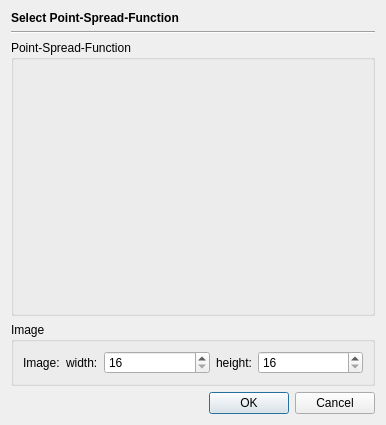
<?xml version="1.0" encoding="UTF-8"?>
<ui version="4.0">
 <class>PSFDialog</class>
 <widget class="QDialog" name="PSFDialog">
  <property name="geometry">
   <rect>
    <x>0</x>
    <y>0</y>
    <width>386</width>
    <height>425</height>
   </rect>
  </property>
  <property name="windowTitle">
   <string>Dialog</string>
  </property>
  <layout class="QGridLayout" name="gridLayout">
   <item row="0" column="0">
    <widget class="QLabel" name="label">
     <property name="font">
      <font>
       <bold>true</bold>
      </font>
     </property>
     <property name="text">
      <string>Select Point-Spread-Function</string>
     </property>
    </widget>
   </item>
   <item row="1" column="0">
    <widget class="Line" name="line">
     <property name="orientation">
      <enum>Qt::Horizontal</enum>
     </property>
    </widget>
   </item>
   <item row="5" column="0">
    <widget class="QDialogButtonBox" name="buttonBox">
     <property name="orientation">
      <enum>Qt::Horizontal</enum>
     </property>
     <property name="standardButtons">
      <set>QDialogButtonBox::Cancel|QDialogButtonBox::Ok</set>
     </property>
    </widget>
   </item>
   <item row="2" column="0">
    <widget class="QGroupBox" name="groupBox">
     <property name="sizePolicy">
      <sizepolicy hsizetype="Preferred" vsizetype="Preferred">
       <horstretch>0</horstretch>
       <verstretch>1</verstretch>
      </sizepolicy>
     </property>
     <property name="title">
      <string>Point-Spread-Function</string>
     </property>
     <layout class="QVBoxLayout" name="verticalLayout">
      <property name="leftMargin">
       <number>0</number>
      </property>
      <property name="topMargin">
       <number>0</number>
      </property>
      <property name="rightMargin">
       <number>0</number>
      </property>
      <property name="bottomMargin">
       <number>0</number>
      </property>
      <item>
       <widget class="PSFWidget" name="psfWidget" native="true"/>
      </item>
     </layout>
    </widget>
   </item>
   <item row="3" column="0">
    <widget class="QGroupBox" name="groupBox_1">
     <property name="title">
      <string>Image</string>
     </property>
     <layout class="QGridLayout" name="gridLayout_2">
      <item row="1" column="1">
       <widget class="QLabel" name="label_5">
        <property name="text">
         <string>width:</string>
        </property>
       </widget>
      </item>
      <item row="1" column="3">
       <widget class="QLabel" name="label_6">
        <property name="text">
         <string>height:</string>
        </property>
       </widget>
      </item>
      <item row="1" column="0">
       <widget class="QLabel" name="label_4">
        <property name="text">
         <string>Image:</string>
        </property>
       </widget>
      </item>
      <item row="1" column="4">
       <widget class="QSpinBox" name="imgHeightBox">
        <property name="sizePolicy">
         <sizepolicy hsizetype="Minimum" vsizetype="Fixed">
          <horstretch>1</horstretch>
          <verstretch>0</verstretch>
         </sizepolicy>
        </property>
        <property name="minimum">
         <number>16</number>
        </property>
        <property name="maximum">
         <number>99999</number>
        </property>
       </widget>
      </item>
      <item row="1" column="2">
       <widget class="QSpinBox" name="imgWidthBox">
        <property name="sizePolicy">
         <sizepolicy hsizetype="Minimum" vsizetype="Fixed">
          <horstretch>1</horstretch>
          <verstretch>0</verstretch>
         </sizepolicy>
        </property>
        <property name="minimum">
         <number>16</number>
        </property>
        <property name="maximum">
         <number>99999</number>
        </property>
       </widget>
      </item>
     </layout>
    </widget>
   </item>
  </layout>
 </widget>
 <customwidgets>
  <customwidget>
   <class>PSFWidget</class>
   <extends>QWidget</extends>
   <header>widgets/psfwidget.h</header>
   <container>1</container>
  </customwidget>
 </customwidgets>
 <resources/>
 <connections>
  <connection>
   <sender>buttonBox</sender>
   <signal>accepted()</signal>
   <receiver>PSFDialog</receiver>
   <slot>accept()</slot>
   <hints>
    <hint type="sourcelabel">
     <x>248</x>
     <y>254</y>
    </hint>
    <hint type="destinationlabel">
     <x>157</x>
     <y>274</y>
    </hint>
   </hints>
  </connection>
  <connection>
   <sender>buttonBox</sender>
   <signal>rejected()</signal>
   <receiver>PSFDialog</receiver>
   <slot>reject()</slot>
   <hints>
    <hint type="sourcelabel">
     <x>316</x>
     <y>260</y>
    </hint>
    <hint type="destinationlabel">
     <x>286</x>
     <y>274</y>
    </hint>
   </hints>
  </connection>
 </connections>
</ui>
